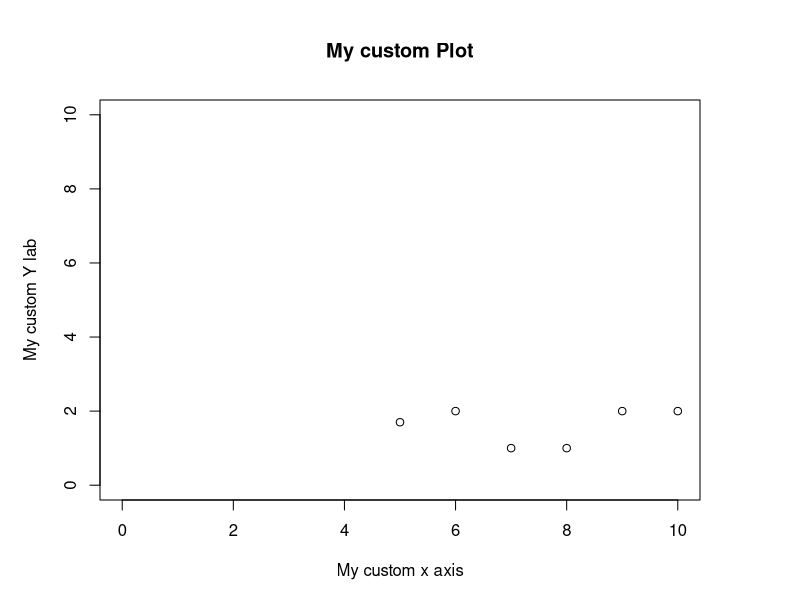

Recreate this plot in R. (Note: this script raises an error after producing the figure.)


par(mar = c(4,4,4,4) + 1) # setting plot position
# plot(x = numeric(0),y = numeric(0),
#      type= "n",
#      ylim = c(0,2.5),
#      xlim = c(0,200),
#      ylab = "Photo Synthesis Rate: P [1/day]",
#      xlab = "Light Intensity: I [ muEm^2*1/s]",
#      main = "Light Intensity vs Photo Synthesis Rate",
#      cex.lab = 1.7,
#      cex.main = 2,
#      cex.axis = 1,
#      font.axis = 2,
#      font.lab=2,
#      font.main = 2)


# lines(p_dat$depth, p_dat$production, lty =1,lwd = 2, col = "blue")
# lines(eps_0.1$depth, eps_0.1$production, lty =1,lwd = 2, col = "red")# lines(intensity_I, diff, lty =1,lwd = 2, col = "green")
# 
# legend("bottomright",inset = .01, lty = 1,lwd = 2, col = c("blue","red"), legend = c("eps = 1", "eps = .5"),
#        title = "Curves for diff. epsiln", cex = .8, title.col = "black",
#        box.lwd = 3,box.col = "#f53877",text.col = "#b51d64", text.font = 2)
# 
# 
# 


# plot(hp ~ mpg, data = mtcars)
# leg <- legend("topleft", lty = 1,
#               legend = c("Sub_metering_1","Sub_metering_2","Sub_metering_3"),
#               col = c("black","red","blue"), plot = FALSE)
# 
# # adjust as desired
# leftx <- leg$rect$top
# rightx <- (leg$rect$left + leg$rect$w) * 1.2
# topy <- leg$rect$top
# bottomy <- (leg$rect$top - leg$rect$h) * 1
# 
# # use the new coordinates to define custom
# legend(x = c(leftx, rightx), y = c(topy, bottomy), lty = 1,
#        legend = c("Sub_metering_1","Sub_metering_2","Sub_metering_3"),
#        col = c("black","red","blue"))



p = function(x = numeric(0),y = numeric(0),
             type= "n",
             ylim = numeric(0),
             xlim = numeric(0),
             ylab = "Photo Synthesis Rate: P [1/day]",
             xlab = "Light Intensity: I [ muEm^2*1/s]",
             main = "Light Intensity vs Photo Synthesis Rate",
             cex.lab = 1.7,
             cex.main = 2,
             cex.axis = 1,
             font.axis = 2,
             font.lab=2,
             font.main = 2){
        return(c(x = numeric(0),y = numeric(0),
                 type= "n",
                 ylim = numeric(0),
                 xlim = numeric(0),
                 ylab = "Photo Synthesis Rate: P [1/day]",
                 xlab = "Light Intensity: I [ muEm^2*1/s]",
                 main = "Light Intensity vs Photo Synthesis Rate",
                 cex.lab = 1.7,
                 cex.main = 2,
                 cex.axis = 1,
                 font.axis = 1,
                 font.lab=2,
                 font.main = 2))
}


plot(p(), main = "My custom Plot", ylab = "My custom Y lab", xlab = "My custom x axis", xlim = c(0,10), ylim = c(0,10))


# Plot Netcdf Images  #####

pdf(file = "test bathimetry.pdf")
image2D(x = lon, y = lat, z = depth,
        xlim = range(lon),
        ylim = range(lat),
        zlim = c(0,90),
        frame.plot = T,
        pch = ".",
        cex = 4,
        main = "North Sea",
        clab = "Depth / m",
        xlab = "lon [degree east]",
        ylab = "latutude [degre N ]",
        axes = TRUE)

dev.off() # to close the pdf


# Giving legend by for loop ####

dev.off()
color = c("red", "green", "blue")
legendName = vector()
par(pin=c(5,4)) # width & height of plot in inch
par(mar=c(4.5,4.5,2,1.5)+0.1)
plot(numeric(0),numeric(0),
     xlim = c(0,5.5), ylim = c(0,11),
     xlab = "Time (day)",
     ylab = "Number of Birds",
     main = "Growth vs Time with changed growth Rate",
     cex.main= 1,
     type = "n")

for (i in seq_along(a)){
        var <- paste("at g_rate: ",a[i], sep = " ")
        legendName <- c(legendName, var) # storing 
        var <- f1(t,a[i],y0[i])
        print(length(var))
        lines(t, var,  col = color[i], type = "b", lty = 3)
        legend("topleft", legend= legendName,
               col= color, lty = 2:5, cex=1.2)
}


